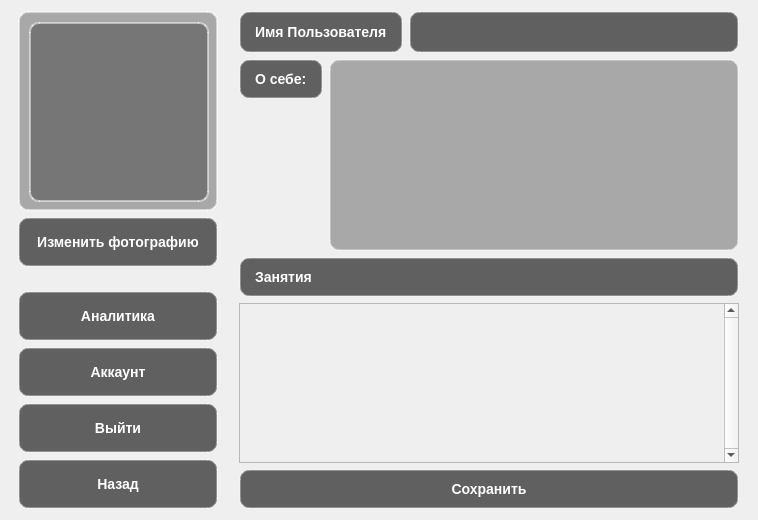
<?xml version="1.0" encoding="UTF-8"?>
<ui version="4.0">
 <class>profileW</class>
 <widget class="QWidget" name="profileW">
  <property name="geometry">
   <rect>
    <x>0</x>
    <y>0</y>
    <width>758</width>
    <height>520</height>
   </rect>
  </property>
  <property name="windowTitle">
   <string>Form</string>
  </property>
  <layout class="QVBoxLayout" name="verticalLayout_8">
   <item>
    <layout class="QHBoxLayout" name="horizontalLayout_3">
     <item>
      <spacer name="horizontalSpacer_7">
       <property name="orientation">
        <enum>Qt::Orientation::Horizontal</enum>
       </property>
       <property name="sizeHint" stdset="0">
        <size>
         <width>40</width>
         <height>20</height>
        </size>
       </property>
      </spacer>
     </item>
     <item>
      <layout class="QVBoxLayout" name="verticalLayout_7">
       <item>
        <layout class="QVBoxLayout" name="verticalLayout_5">
         <item alignment="Qt::AlignmentFlag::AlignHCenter|Qt::AlignmentFlag::AlignVCenter">
          <widget class="QFrame" name="frame">
           <property name="sizePolicy">
            <sizepolicy hsizetype="Fixed" vsizetype="Fixed">
             <horstretch>0</horstretch>
             <verstretch>0</verstretch>
            </sizepolicy>
           </property>
           <property name="minimumSize">
            <size>
             <width>200</width>
             <height>200</height>
            </size>
           </property>
           <property name="maximumSize">
            <size>
             <width>200</width>
             <height>200</height>
            </size>
           </property>
           <property name="styleSheet">
            <string notr="true">QFrame {
    border: 2px solid rgba(255,255,255,0.5);
    border-radius: 10px;
    background: rgba(0,0,0,0.3);
}</string>
           </property>
           <property name="frameShape">
            <enum>QFrame::Shape::StyledPanel</enum>
           </property>
           <property name="frameShadow">
            <enum>QFrame::Shadow::Raised</enum>
           </property>
           <layout class="QVBoxLayout" name="verticalLayout_2">
            <item alignment="Qt::AlignmentFlag::AlignHCenter|Qt::AlignmentFlag::AlignVCenter">
             <widget class="QLabel" name="label_3">
              <property name="sizePolicy">
               <sizepolicy hsizetype="Fixed" vsizetype="Fixed">
                <horstretch>0</horstretch>
                <verstretch>0</verstretch>
               </sizepolicy>
              </property>
              <property name="minimumSize">
               <size>
                <width>180</width>
                <height>180</height>
               </size>
              </property>
              <property name="maximumSize">
               <size>
                <width>180</width>
                <height>180</height>
               </size>
              </property>
              <property name="styleSheet">
               <string notr="true"/>
              </property>
              <property name="text">
               <string/>
              </property>
              <property name="alignment">
               <set>Qt::AlignmentFlag::AlignCenter</set>
              </property>
             </widget>
            </item>
           </layout>
          </widget>
         </item>
         <item>
          <widget class="QPushButton" name="pushButton">
           <property name="sizePolicy">
            <sizepolicy hsizetype="Fixed" vsizetype="Fixed">
             <horstretch>0</horstretch>
             <verstretch>0</verstretch>
            </sizepolicy>
           </property>
           <property name="minimumSize">
            <size>
             <width>200</width>
             <height>50</height>
            </size>
           </property>
           <property name="maximumSize">
            <size>
             <width>200</width>
             <height>50</height>
            </size>
           </property>
           <property name="styleSheet">
            <string notr="true">QPushButton {
    background: rgba(0, 0, 0, 0.6);
    color: white;
    border: 2px solid rgba(255, 255, 255, 0.3);
    border-radius: 10px;
    font-size: 14px;
    font-weight: bold;
    padding: 10px;
}

QPushButton:hover {
    background: rgba(100, 100, 100, 0.7);
    border-color: rgba(255, 255, 255, 0.6);
}

QPushButton:pressed {
    background: rgba(50, 50, 50, 0.8);
}</string>
           </property>
           <property name="text">
            <string>Изменить фотографию</string>
           </property>
          </widget>
         </item>
         <item>
          <spacer name="verticalSpacer_2">
           <property name="orientation">
            <enum>Qt::Orientation::Vertical</enum>
           </property>
           <property name="sizeHint" stdset="0">
            <size>
             <width>20</width>
             <height>40</height>
            </size>
           </property>
          </spacer>
         </item>
        </layout>
       </item>
       <item>
        <spacer name="verticalSpacer">
         <property name="orientation">
          <enum>Qt::Orientation::Vertical</enum>
         </property>
         <property name="sizeHint" stdset="0">
          <size>
           <width>20</width>
           <height>40</height>
          </size>
         </property>
        </spacer>
       </item>
       <item>
        <layout class="QVBoxLayout" name="verticalLayout_4">
         <item>
          <layout class="QVBoxLayout" name="verticalLayout_6">
           <item alignment="Qt::AlignmentFlag::AlignHCenter">
            <widget class="QPushButton" name="pushButton_4">
             <property name="sizePolicy">
              <sizepolicy hsizetype="Fixed" vsizetype="Fixed">
               <horstretch>0</horstretch>
               <verstretch>0</verstretch>
              </sizepolicy>
             </property>
             <property name="minimumSize">
              <size>
               <width>200</width>
               <height>50</height>
              </size>
             </property>
             <property name="maximumSize">
              <size>
               <width>200</width>
               <height>50</height>
              </size>
             </property>
             <property name="styleSheet">
              <string notr="true">QPushButton {
    background: rgba(0, 0, 0, 0.6);
    color: white;
    border: 2px solid rgba(255, 255, 255, 0.3);
    border-radius: 10px;
    font-size: 14px;
    font-weight: bold;
    padding: 10px;
}

QPushButton:hover {
    background: rgba(100, 100, 100, 0.7);
    border-color: rgba(255, 255, 255, 0.6);
}

QPushButton:pressed {
    background: rgba(50, 50, 50, 0.8);
}</string>
             </property>
             <property name="text">
              <string>Аналитика</string>
             </property>
            </widget>
           </item>
           <item alignment="Qt::AlignmentFlag::AlignHCenter">
            <widget class="QPushButton" name="pushButton_2">
             <property name="sizePolicy">
              <sizepolicy hsizetype="Fixed" vsizetype="Fixed">
               <horstretch>0</horstretch>
               <verstretch>0</verstretch>
              </sizepolicy>
             </property>
             <property name="minimumSize">
              <size>
               <width>200</width>
               <height>50</height>
              </size>
             </property>
             <property name="maximumSize">
              <size>
               <width>200</width>
               <height>50</height>
              </size>
             </property>
             <property name="styleSheet">
              <string notr="true">QPushButton {
    background: rgba(0, 0, 0, 0.6);
    color: white;
    border: 2px solid rgba(255, 255, 255, 0.3);
    border-radius: 10px;
    font-size: 14px;
    font-weight: bold;
    padding: 10px;
}

QPushButton:hover {
    background: rgba(100, 100, 100, 0.7);
    border-color: rgba(255, 255, 255, 0.6);
}

QPushButton:pressed {
    background: rgba(50, 50, 50, 0.8);
}</string>
             </property>
             <property name="text">
              <string>Аккаунт</string>
             </property>
            </widget>
           </item>
           <item alignment="Qt::AlignmentFlag::AlignHCenter|Qt::AlignmentFlag::AlignVCenter">
            <widget class="QPushButton" name="pushButton_6">
             <property name="sizePolicy">
              <sizepolicy hsizetype="Fixed" vsizetype="Fixed">
               <horstretch>0</horstretch>
               <verstretch>0</verstretch>
              </sizepolicy>
             </property>
             <property name="minimumSize">
              <size>
               <width>200</width>
               <height>50</height>
              </size>
             </property>
             <property name="maximumSize">
              <size>
               <width>200</width>
               <height>50</height>
              </size>
             </property>
             <property name="styleSheet">
              <string notr="true">QPushButton {
    background: rgba(0, 0, 0, 0.6);
    color: white;
    border: 2px solid rgba(255, 255, 255, 0.3);
    border-radius: 10px;
    font-size: 14px;
    font-weight: bold;
    padding: 10px;
}

QPushButton:hover {
    background: rgba(100, 100, 100, 0.7);
    border-color: rgba(255, 255, 255, 0.6);
}

QPushButton:pressed {
    background: rgba(50, 50, 50, 0.8);
}</string>
             </property>
             <property name="text">
              <string>Выйти</string>
             </property>
            </widget>
           </item>
           <item alignment="Qt::AlignmentFlag::AlignHCenter">
            <widget class="QPushButton" name="pushButton_3">
             <property name="sizePolicy">
              <sizepolicy hsizetype="Fixed" vsizetype="Fixed">
               <horstretch>0</horstretch>
               <verstretch>0</verstretch>
              </sizepolicy>
             </property>
             <property name="minimumSize">
              <size>
               <width>200</width>
               <height>50</height>
              </size>
             </property>
             <property name="maximumSize">
              <size>
               <width>200</width>
               <height>50</height>
              </size>
             </property>
             <property name="styleSheet">
              <string notr="true">QPushButton {
    background: rgba(0, 0, 0, 0.6);
    color: white;
    border: 2px solid rgba(255, 255, 255, 0.3);
    border-radius: 10px;
    font-size: 14px;
    font-weight: bold;
    padding: 10px;
}

QPushButton:hover {
    background: rgba(100, 100, 100, 0.7);
    border-color: rgba(255, 255, 255, 0.6);
}

QPushButton:pressed {
    background: rgba(50, 50, 50, 0.8);
}</string>
             </property>
             <property name="text">
              <string>Назад</string>
             </property>
            </widget>
           </item>
          </layout>
         </item>
        </layout>
       </item>
      </layout>
     </item>
     <item>
      <spacer name="horizontalSpacer">
       <property name="orientation">
        <enum>Qt::Orientation::Horizontal</enum>
       </property>
       <property name="sizeHint" stdset="0">
        <size>
         <width>40</width>
         <height>20</height>
        </size>
       </property>
      </spacer>
     </item>
     <item>
      <spacer name="horizontalSpacer_2">
       <property name="orientation">
        <enum>Qt::Orientation::Horizontal</enum>
       </property>
       <property name="sizeHint" stdset="0">
        <size>
         <width>40</width>
         <height>20</height>
        </size>
       </property>
      </spacer>
     </item>
     <item>
      <layout class="QVBoxLayout" name="verticalLayout_3">
       <item>
        <layout class="QVBoxLayout" name="verticalLayout">
         <item>
          <layout class="QHBoxLayout" name="horizontalLayout">
           <item>
            <widget class="QLabel" name="label">
             <property name="styleSheet">
              <string notr="true">QLabel {
    background: rgba(0, 0, 0, 0.6);
    color: white;
    border: 2px solid rgba(255, 255, 255, 0.3);
    border-radius: 10px;
    font-size: 14px;
    font-weight: bold;
    padding: 10px;
}
</string>
             </property>
             <property name="text">
              <string>Имя Пользователя</string>
             </property>
            </widget>
           </item>
           <item>
            <widget class="QLineEdit" name="lineEdit">
             <property name="styleSheet">
              <string notr="true">QLineEdit {
    background: rgba(0, 0, 0, 0.6);
    color: white;
    border: 2px solid rgba(255, 255, 255, 0.3);
    border-radius: 10px;
    font-size: 14px;
    font-weight: bold;
    padding: 10px;
}

QLineEdit::hover {
    background: rgba(100, 100, 100, 0.7);
    border-color: rgba(255, 255, 255, 0.6);
}
QLineEdit::pressed {
    background: rgba(50, 50, 50, 0.8);
}</string>
             </property>
            </widget>
           </item>
          </layout>
         </item>
         <item>
          <layout class="QHBoxLayout" name="horizontalLayout_2">
           <item alignment="Qt::AlignmentFlag::AlignTop">
            <widget class="QLabel" name="label_2">
             <property name="styleSheet">
              <string notr="true">QLabel {
    background: rgba(0, 0, 0, 0.6);
    color: white;
    border: 2px solid rgba(255, 255, 255, 0.3);
    border-radius: 10px;
    font-size: 14px;
    font-weight: bold;
    padding: 10px;
}
</string>
             </property>
             <property name="text">
              <string>О себе:</string>
             </property>
            </widget>
           </item>
           <item>
            <widget class="QPlainTextEdit" name="plainTextEdit">
             <property name="styleSheet">
              <string notr="true">QPlainTextEdit{
    background: rgba(0, 0, 0, 0.3);
    color: white;
    border: 2px solid rgba(255, 255, 255, 0.3);
    border-radius: 10px;
    font-size: 14px;
    font-weight: bold;
    padding: 10px;
}
QPlainTextEdit:hover {
    background: rgba(100, 100, 100, 0.7);
    border-color: rgba(255, 255, 255, 0.3);
}

QPlainTextEdit:pressed {
    background: rgba(50, 50, 50, 0.5);
}</string>
             </property>
            </widget>
           </item>
          </layout>
         </item>
        </layout>
       </item>
       <item>
        <widget class="QLabel" name="label_4">
         <property name="styleSheet">
          <string notr="true">QLabel {
    background: rgba(0, 0, 0, 0.6);
    color: white;
    border: 2px solid rgba(255, 255, 255, 0.3);
    border-radius: 10px;
    font-size: 14px;
    font-weight: bold;
    padding: 10px;
}
</string>
         </property>
         <property name="text">
          <string>Занятия</string>
         </property>
        </widget>
       </item>
       <item>
        <widget class="QScrollArea" name="scrollArea">
         <property name="minimumSize">
          <size>
           <width>500</width>
           <height>0</height>
          </size>
         </property>
         <property name="styleSheet">
          <string notr="true">QScrollArea {
    background: rgba(0, 0, 0, 0.3);
    color: white;
    border: 2px solid rgba(255, 255, 255, 0.3);
    border-radius: 10px;
    font-size: 14px;
    font-weight: bold;
    padding: 10px;
}


QScrollArea::pressed {
    background: rgba(50, 50, 50, 0.5);
}

QScrollArea &gt; QWidget &gt; QWidget {
    background: transparent;
}

QScrollArea &gt; QWidget {
    background: transparent;
}</string>
         </property>
         <property name="verticalScrollBarPolicy">
          <enum>Qt::ScrollBarPolicy::ScrollBarAlwaysOn</enum>
         </property>
         <property name="widgetResizable">
          <bool>true</bool>
         </property>
         <widget class="QWidget" name="scrollAreaWidgetContents_2">
          <property name="geometry">
           <rect>
            <x>0</x>
            <y>0</y>
            <width>459</width>
            <height>121</height>
           </rect>
          </property>
          <layout class="QVBoxLayout" name="verticalLayout_10">
           <item>
            <layout class="QVBoxLayout" name="verticalLayout_9"/>
           </item>
          </layout>
         </widget>
        </widget>
       </item>
       <item>
        <widget class="QPushButton" name="pushButton_5">
         <property name="styleSheet">
          <string notr="true">QPushButton {
    background: rgba(0, 0, 0, 0.6);
    color: white;
    border: 2px solid rgba(255, 255, 255, 0.3);
    border-radius: 10px;
    font-size: 14px;
    font-weight: bold;
    padding: 10px;
}

QPushButton:hover {
    background: rgba(100, 100, 100, 0.7);
    border-color: rgba(255, 255, 255, 0.6);
}

QPushButton:pressed {
    background: rgba(50, 50, 50, 0.8);
}</string>
         </property>
         <property name="text">
          <string>Сохранить</string>
         </property>
        </widget>
       </item>
      </layout>
     </item>
     <item>
      <spacer name="horizontalSpacer_4">
       <property name="orientation">
        <enum>Qt::Orientation::Horizontal</enum>
       </property>
       <property name="sizeHint" stdset="0">
        <size>
         <width>40</width>
         <height>20</height>
        </size>
       </property>
      </spacer>
     </item>
    </layout>
   </item>
  </layout>
 </widget>
 <resources/>
 <connections/>
</ui>
